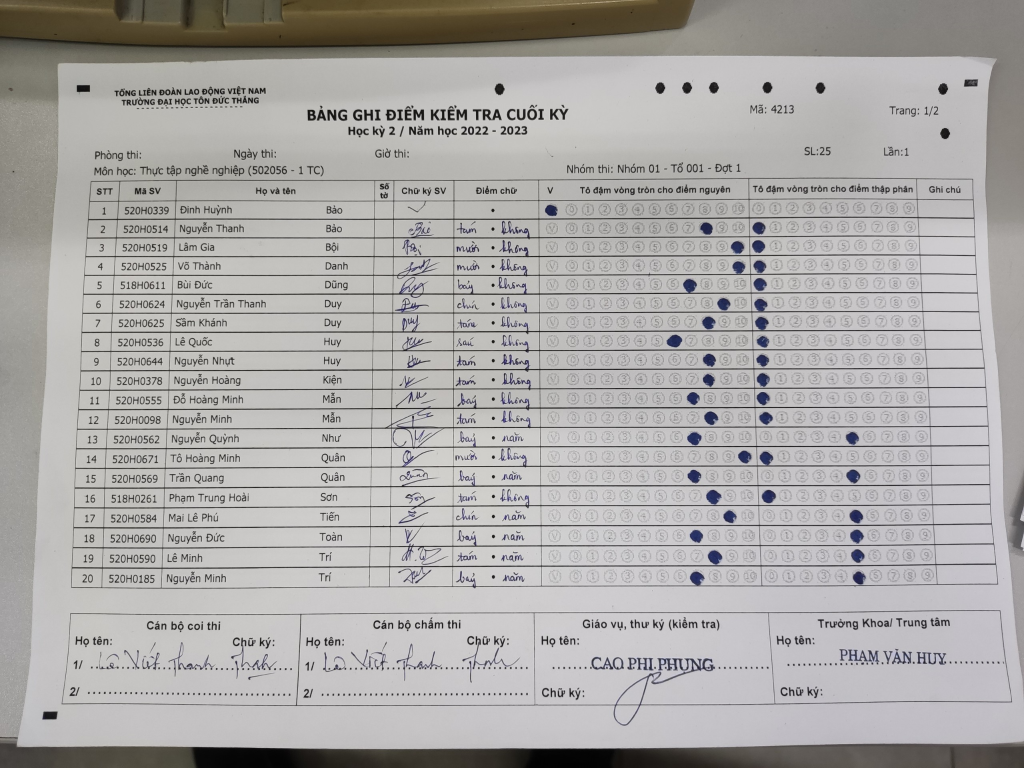
#> input picture projects/scoresheets/input/test1.jpg, 2048 x 1536 px (shown at 1/2 size); its folder holds 5 pictures in this run
$ jupyter execute --allow-errors index.ipynb   (shell and % lines are left out)
#> lines starting #> are read from the running program, lines starting #| are printed output that depends on the picture; after the words box and inside, x2 and y2 are one past the last pixel; in counts of white or black regions, pixels touching at a corner belong together
[cell 1]
# !python -m ensurepip

[cell 2]
import cv2
import numpy as np
import matplotlib.pyplot as plt
from scipy import stats

[cell 3]
def show_image_in_plt(image):
    # Convert the BGR image to RGB
    image = cv2.cvtColor(image, cv2.COLOR_BGR2RGB)

    # Display the image using Matplotlib
    plt.imshow(image)
    plt.show()

[cell 4]
paths = ["test{}.jpg".format(i) for i in range(1, 3)]
paths

[cell 5]
def show_graph(circles):
    # Tạo danh sách các tọa độ x và y của các vòng tròn
    x_coords = []
    y_coords = []
    for x, y, r in circles:
        x_coords.append(x)
        y_coords.append(y)

    # Vẽ biểu đồ thống kê vị trí của các vòng tròn
    fig, axs = plt.subplots(1, 2, figsize=(10, 5))
    axs[0].hist(x_coords, bins=50)
    axs[0].set_title("Histogram of Circle Positions (X-axis)")
    axs[0].set_xlabel("X-coordinate")
    axs[0].set_ylabel("Frequency")
    axs[1].hist(y_coords, bins=50)
    axs[1].set_title("Histogram of Circle Positions (Y-axis)")
    axs[1].set_xlabel("Y-coordinate")
    axs[1].set_ylabel("Frequency")
    plt.show()

[cell 6]
def imshow(image):
    # Hiển thị ảnh gốc và ảnh đã tìm thấy các vòng tròn
    cv2.namedWindow("Image", cv2.WINDOW_NORMAL)
    cv2.imshow("Image", image)

    # Thay đổi kích thước cửa sổ hiển thị ảnh
    cv2.resizeWindow("Image", 800, 600)

    # Chờ bấm phím bất kỳ để thoát
    cv2.waitKey(0)

    # Giải phóng bộ nhớ
    cv2.destroyAllWindows()

[cell 7]
def remove_outliers(data):
    # Tính mean và standard deviation của dữ liệu
    mean = np.mean(data)
    std = np.std(data)

    # Đặt ngưỡng cho Z-score (ví dụ: 3)
    threshold = 3

    # Tìm các điểm ngoại lệ dựa trên Z-score
    outliers = []
    for i in range(len(data)):
        z_score = (data[i] - mean) / std
        if abs(z_score) > threshold:
            outliers.append(i)

    # Loại bỏ các điểm ngoại lệ khỏi dữ liệu
    cleaned_data = np.delete(data, outliers)

    return cleaned_data

[cell 8]
def loop(path):
#> called with path = 'test1.jpg'
    path = "input/" + path
    print(path)

    # Đọc ảnh
    image = cv2.imread(path, 0)
#> image: shape (1536, 2048); min 0, max 228, mean 169.8

    # Áp dụng Gaussian Blur để giảm nhiễu
    blurred = cv2.GaussianBlur(image, (5, 5), 0)

    # Dùng Hough Circle Transform để phát hiện các vòng tròn
    circles = cv2.HoughCircles(
        blurred,
        cv2.HOUGH_GRADIENT,
        1,
        20,
        param1=50,
        param2=30,
        minRadius=1,
        maxRadius=20,
    )
#> circles = 259 rows, first 8: [1814.5, 1069.5, 13], [1212.5, 719.5, 13], [1313.5, 643.5, 12.5], [1824.5, 566.5, 12.7], [1658.5, 642.5, 12.5], [1377.5, 530.5, 12.5], [1761.5, 641.5, 12.7], [1743.5, 990.5, 13]

    x_start = image.shape[1]
#> x_start = 2048
    y_start = image.shape[0]
#> y_start = 1536
    x_end = 0
    y_end = 0

    print(x_start, y_start, x_end, y_end)
#| 2048 1536 0 0

    # Nếu tìm thấy các vòng tròn
    if circles is not None:
        circles = np.round(circles[0, :]).astype("int")
#> circles = 259 rows, first 8: [1814, 1070, 13], [1212, 720, 13], [1314, 644, 12], [1824, 566, 13], [1658, 642, 12], [1378, 530, 12], [1762, 642, 13], [1744, 990, 13]

        # Vẽ các vòng tròn đã tìm thấy lên ảnh gốc
        for x, y, r in circles:
            cv2.circle(image, (x, y), r, (0, 255, 0), 2)

            if x > x_end:
                x_end = x
            if x < x_start:
                x_start = x

            if y > y_end:
                y_end = y
            if y < y_start:
                y_start = y
#> this loop made 259 passes
#> (x, y, r, x_end, x_start, y_end, y_start) on pass 1: (1814, 1070, 13, 1814, 1814, 1070, 1070)
#> (x, y, r, x_start, y_start) on pass 2: (1212, 720, 13, 1212, 720)
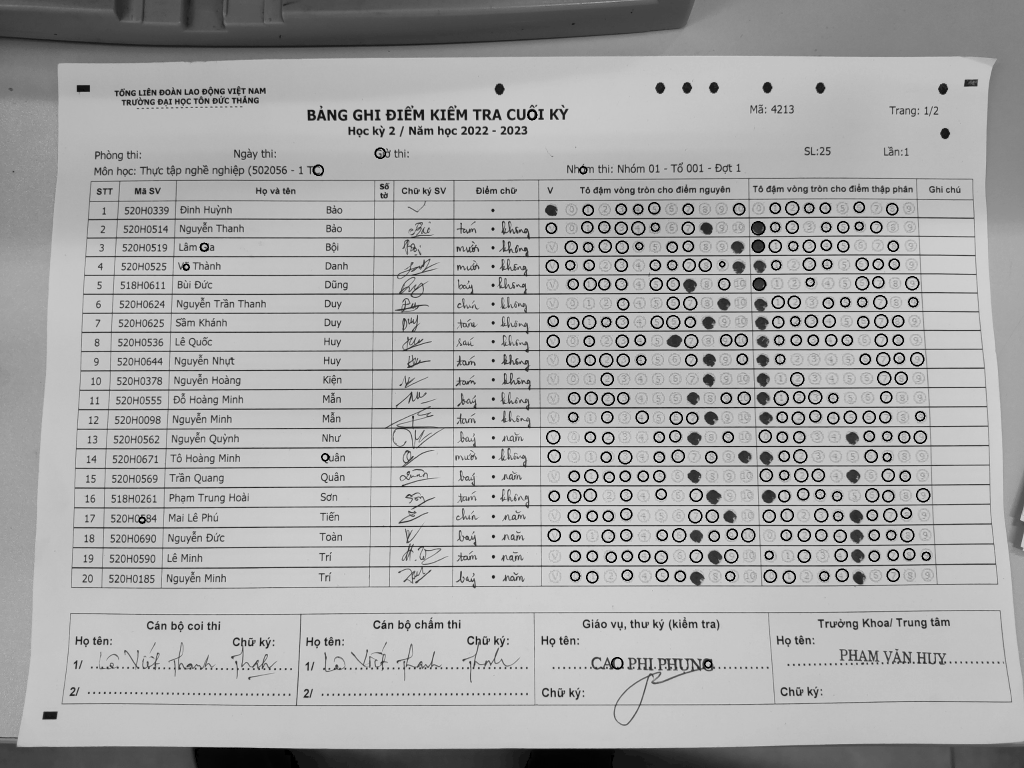
#> image: shape (1536, 2048) (shown at 1/2 size); min 0, max 228, mean 166.7
#> after the loop, x_end = 1852; x_start = 284; y_end = 1328; y_start = 230
        print(x_start, y_start, x_end, y_end)
#| 284 230 1852 1328

        cv2.rectangle(image, (x_start, y_start),
                      (x_end, y_end), (0, 255, 0), 2)
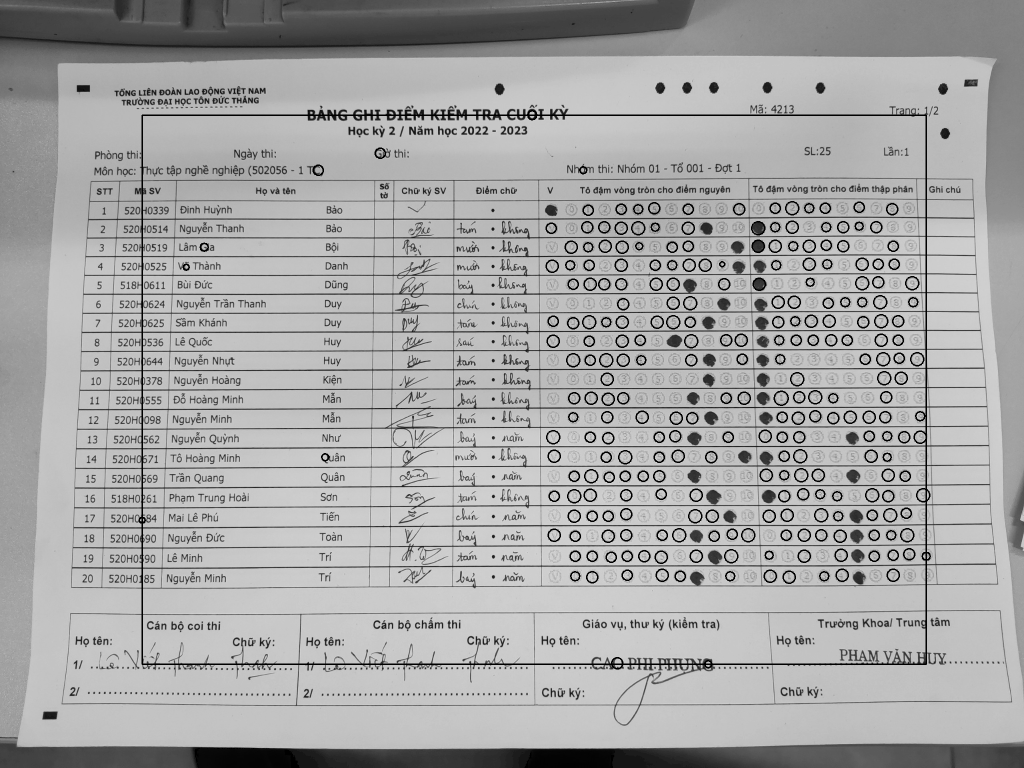
#> image: shape (1536, 2048) (shown at 1/2 size); 0.5% of pixels changed, all inside (x1, y1, x2, y2) = (283, 229, 1854, 1330)
        print("output/" + path)
        show_image_in_plt(image)
        # imshow(image)
        cv2.imwrite("output/" + path, image)

        show_graph(circles)
#> the loop in show_graph, `for x, y, r in circles:` made 259 passes
#> after the loop in show_graph, `for x, y, r in circles:`: x_coords = 259 values, max 1852 at index 183, min 284 at index 243, mean 1447.1; y_coords = 259 values, max 1328 at index 224, min 230 at index 205, mean 776
#> in show_graph, `plt.show()`:
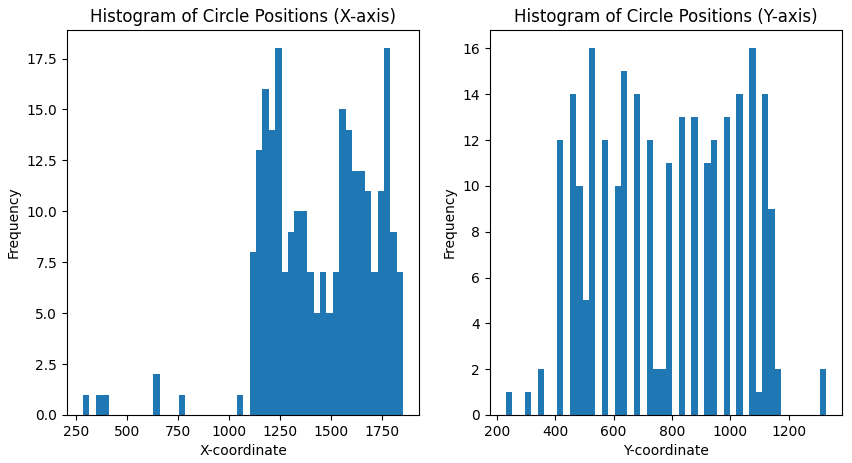
#> figure drawn by matplotlib, 2 panels

        # Áp dụng phương pháp loại bỏ outliers vào danh sách các giá trị x và y
        x_cleaned = remove_outliers(circles[:, 0])
#> in remove_outliers, `mean = np.mean(data)`: mean = 1447.1
#> in remove_outliers, `std = np.std(data)`: std = 266.8
#> the loop in remove_outliers, `for i in range(len(data)):` made 259 passes
#> z_score on passes 1 to 3: 1.38, -0.881, -0.499
#> after the loop in remove_outliers, `for i in range(len(data)):`: outliers = [218, 223, 243, 257]
#> in remove_outliers, `cleaned_data = np.delete(data, outliers)`: cleaned_data = 255 values, max 1852 at index 183, min 650 at index 223, mean 1463.1
#> x_cleaned has the same summary as cleaned_data in remove_outliers
        y_cleaned = remove_outliers(circles[:, 1])
#> the loop in remove_outliers (call 2), `for i in range(len(data)):` made 259 passes
#> z_score on passes 1 to 3: 1.23, -0.234, -0.552
#> y_cleaned has the same summary as y_coords in show_graph

        # Tạo lại danh sách các vòng tròn từ các giá trị đã được loại bỏ outliers
        circles_cleaned = np.column_stack((x_cleaned, y_cleaned, circles[:, 2]))

        # Hiển thị kết quả sau khi loại bỏ outliers
        show_graph(circles_cleaned)
    else:
        print("Không tìm thấy vòng tròn trong ảnh")

#> (a cell that did not finish here is left out)

[cell 10]
import cv2
import numpy as np

# Đọc ảnh
img = cv2.imread('input/test1.jpg')
#> img is the input picture: shape (1536, 2048, 3); mean B, G, R 167.8, 169.3, 171.3

# Chuyển sang ảnh xám
gray = cv2.cvtColor(img, cv2.COLOR_BGR2GRAY)

# Áp dụng Gaussian Blur để giảm nhiễu
blurred = cv2.GaussianBlur(gray, (5, 5), 0)

# Phát hiện các cạnh trong ảnh
edges = cv2.Canny(blurred, 50, 150, apertureSize=3)
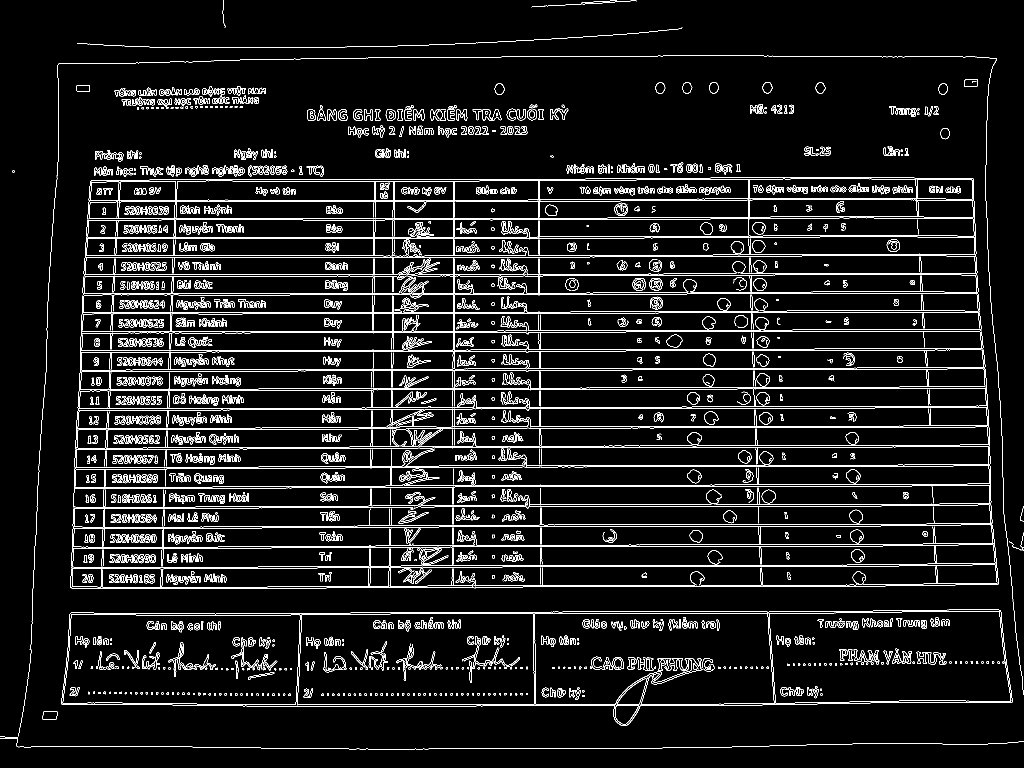
#> edges: shape (1536, 2048) (shown at 1/2 size); 6.5% white in thin lines or dots

# Tìm các đường thẳng trong ảnh
lines = cv2.HoughLinesP(edges, rho=1, theta=np.pi/180, threshold=100, minLineLength=100, maxLineGap=10)
#> lines = 505 rows, first 6: [170, 511, 1189, 511], [836, 549, 1103, 549], [1507, 474, 1639, 474], [531, 624, 1140, 624], [495, 662, 994, 662], [299, 359, 980, 359]

# Vẽ các đường thẳng lên ảnh gốc
for line in lines:
    x1, y1, x2, y2 = line[0]
    cv2.line(img, (x1, y1), (x2, y2), (0, 0, 255), 2)
#> this loop made 505 passes
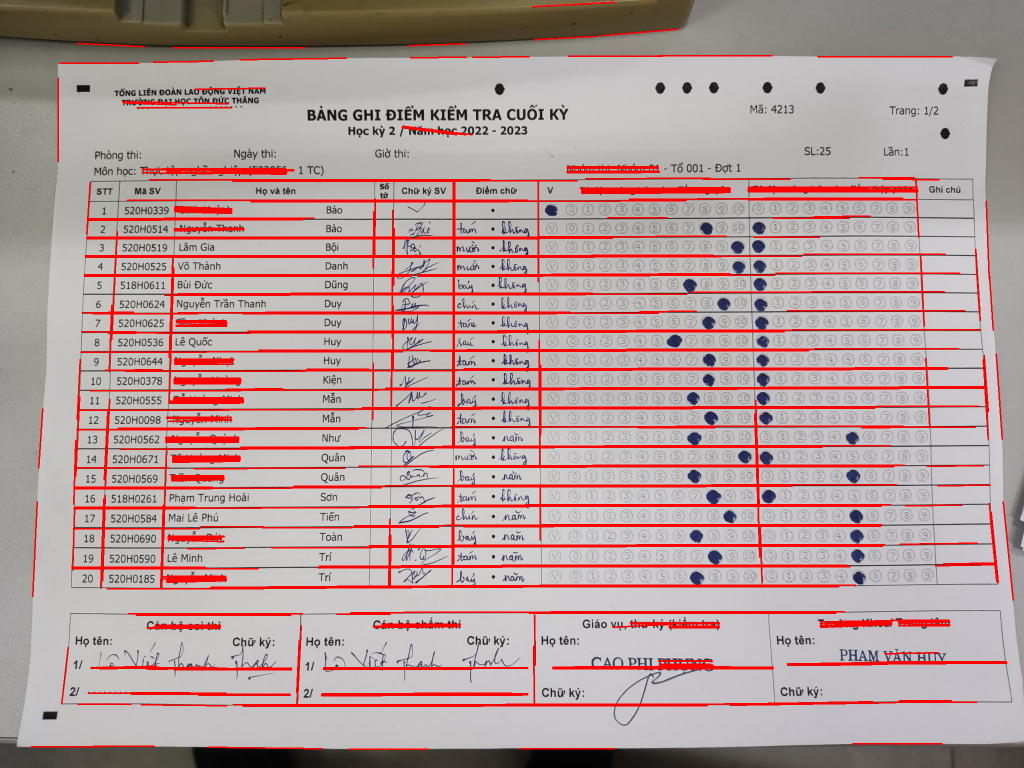
#> img: shape (1536, 2048, 3) (shown at 1/2 size); 9.04% of pixels changed, all inside (x1, y1, x2, y2) = (61, 3, 2028, 1500)

# Tìm các góc trong ảnh
corners = cv2.goodFeaturesToTrack(gray, 100, 0.01, 10)
#> corners = 100 rows, first 8: [1054, 1009], [520, 1291], [1310, 1251], [653, 923], [646, 869], [652, 962], [701, 1336], [690, 1338]
corners = np.int0(corners)

# Vẽ các góc lên ảnh gốc
for corner in corners:
    x, y = corner.ravel()
    cv2.circle(img, (x, y), 3, (0, 255, 0), -1)
#> this loop made 100 passes
#> (x, y) on passes 1 to 12: (1054, 1009), (520, 1291), (1310, 1251), (653, 923), (646, 869), (652, 962), (701, 1336), (690, 1338), (877, 253), (664, 802), (777, 1257), (847, 1244)
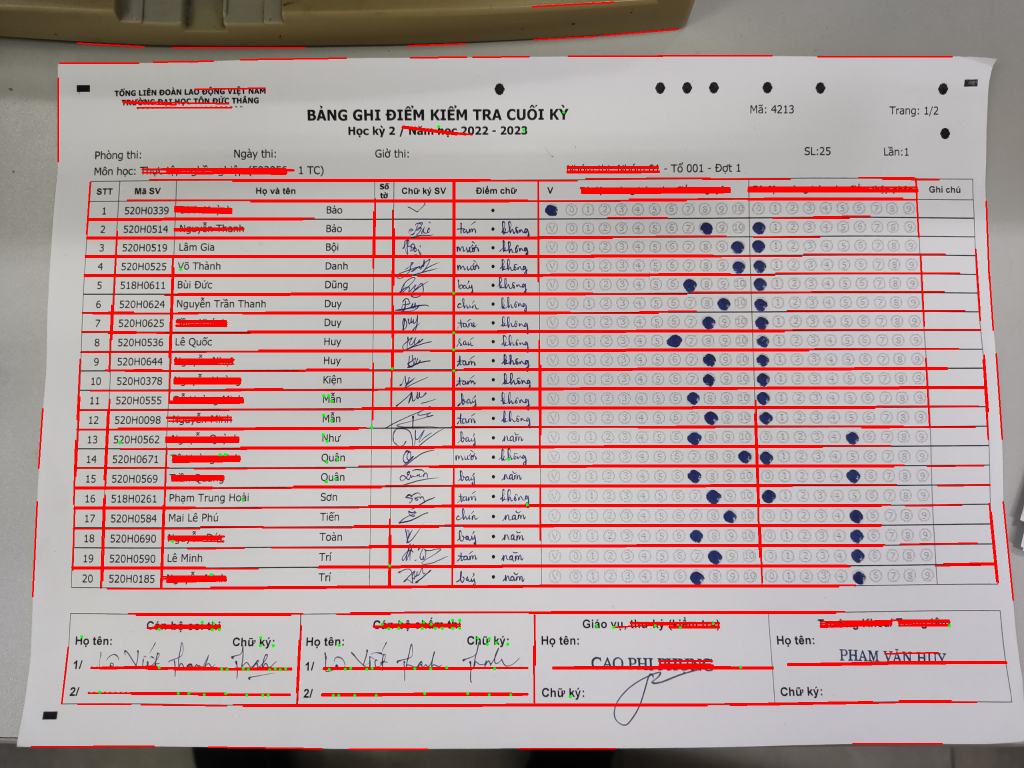
#> img: shape (1536, 2048, 3) (shown at 1/2 size); 0.09% of pixels changed, all inside (x1, y1, x2, y2) = (160, 221, 1902, 1397)

# Hiển thị ảnh kết quả
show_image_in_plt(img)
